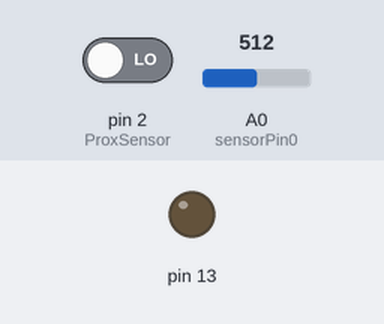
Bench run of a sketch on a simulated Arduino Uno, built with avr-gcc and run on an emulated ATmega328P. Shown: output pins drawn as LEDs (lit = HIGH). The test bench sets the inputs (shaded band); at power-on: pin 2 (ProxSensor) LOW, A0 (sensorPin0) = 512. What the sketch prints to the serial monitor is not drawn.

Above: at 2.8 s.
2.9 s: pin 2 (ProxSensor) driven HIGH
At 3.3 s:
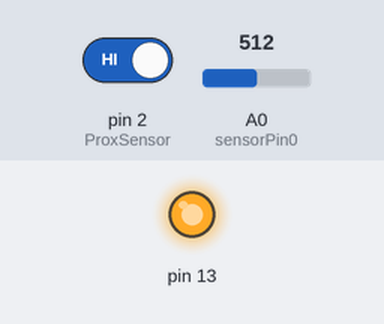
4.5 s: pin 2 (ProxSensor) driven LOW
At 6.1 s:
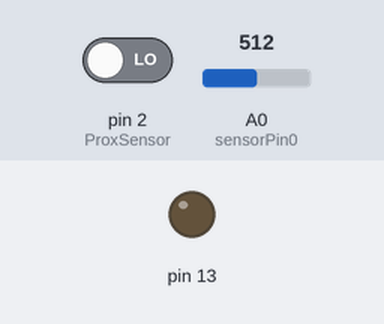
Timing chart, 0 to 7.6 s (numbered marks = the images above; inputs shaded):
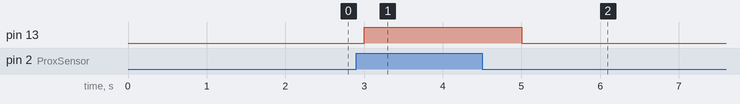

Measured:
- after the input at 2.9 s, pin 13: LOW → HIGH after 0.10 s
- after the input at 4.5 s, pin 13: HIGH → LOW after 0.50 s

The sketch:

interfacing.ino
```cpp
 int sensorPin0 = A0;
const int ProxSensor=2;


int sensorVal0 = 0;
int inputVal1 = 0;
void setup()
{
  pinMode(13, OUTPUT);
  pinMode(ProxSensor,INPUT);
  Serial.begin(9600);
}
void loop()
{
sensorVal0 = analogRead(sensorPin0);
Serial.print("LDR = ");
Serial.print(sensorVal0);

delay(1000);

if(digitalRead(ProxSensor)==HIGH)
  {
    digitalWrite(13, HIGH);
  }
  else
  {
    digitalWrite(13, LOW);
  }
inputVal1 = digitalRead(ProxSensor);
Serial.print("  Infrared = ");
Serial.println(inputVal1);

delay(1000);

}
```
